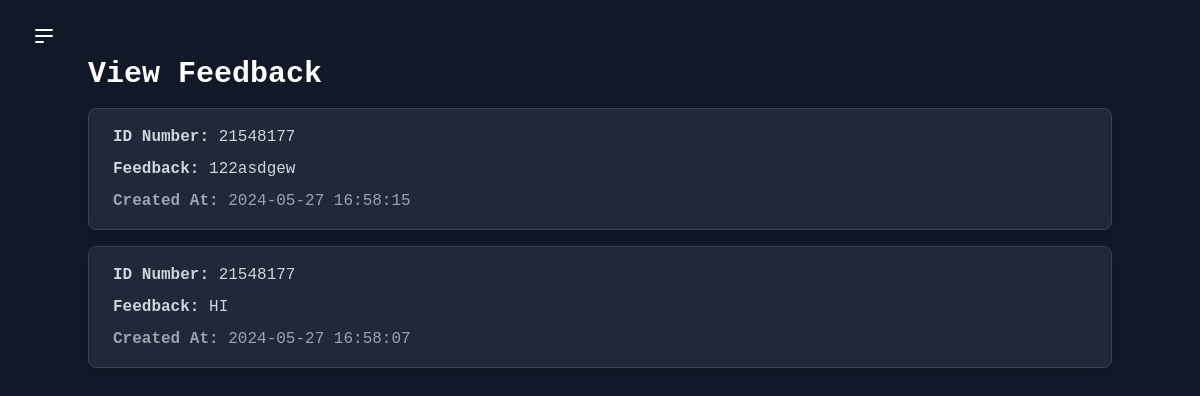
Screenshot of /view_feedback.php with the database file from the repository.
### tables this page shows
CREATE TABLE "feedback" (
	"id"	INTEGER,
	"id_number"	INTEGER,
	"feedback_content"	TEXT,
	"created_at"	TIMESTAMP DEFAULT CURRENT_TIMESTAMP,
	PRIMARY KEY("id" AUTOINCREMENT)
);

### view_feedback.php (the view, shortened to what this page needs)
<?php
$db = new SQLite3('sitin.db');
$query = $db->query("
    SELECT feedback.*
    FROM feedback
    ORDER BY feedback.created_at DESC
");
if ($query) {
    $feedback_entries = [];
    while ($row = $query->fetchArray(SQLITE3_ASSOC)) {
        $feedback_entries[] = $row;
    }
} else {
    $feedback_entries = [];
}
?>
<!DOCTYPE html>
<html lang="en">
<head>
    <link href="https://cdnjs.cloudflare.com/ajax/libs/font-awesome/5.15.4/css/all.min.css" rel="stylesheet">
    <link href="https://cdn.jsdelivr.net/npm/tailwindcss@2.2.16/dist/tailwind.min.css" rel="stylesheet">
</head>
<body class="bg-gray-900 text-white font-mono">
    <div class="flex min-h-screen">
        <div class="flex-1 px-8 py-6">
            <button id="menu-toggle" class="focus:outline-none">
                <svg class="h-6 w-6 text-white hover:text-gray-200" viewBox="0 0 24 24" fill="none" xmlns="http://www.w3.org/2000/svg">
                    <path d="M4 6H20M4 12H20M4 18H11Z" stroke="currentColor" stroke-width="2" stroke-linecap="round" stroke-linejoin="round"></path>
                </svg>
            </button>
            <div class="container mx-auto">
                <h1 class="text-3xl font-bold mb-4">View Feedback</h1>
                <?php foreach ($feedback_entries as $entry): ?>
                    <div class="bg-gray-800 border border-gray-700 rounded-lg overflow-hidden shadow-lg mb-4">
                        <div class="px-6 py-4">
                        <p class="text-gray-300 mb-2"><strong>ID Number:</strong> <?php echo $entry['id_number']; ?></p>
                            <p class="text-gray-300 mb-2"><strong>Feedback:</strong> <?php echo $entry['feedback_content']; ?></p>
                            <p class="text-gray-400"><strong>Created At:</strong> <?php echo $entry['created_at']; ?></p>
                        </div>
                    </div>
                <?php endforeach; ?>
            </div>
        </div>
    </div>
</body>
</html>

### rows the page displays
feedback: id_number "21548177", feedback_content "122asdgew", created_at "2024-05-27 16:58:15"
feedback: id_number "21548177", feedback_content "HI", created_at "2024-05-27 16:58:07"
